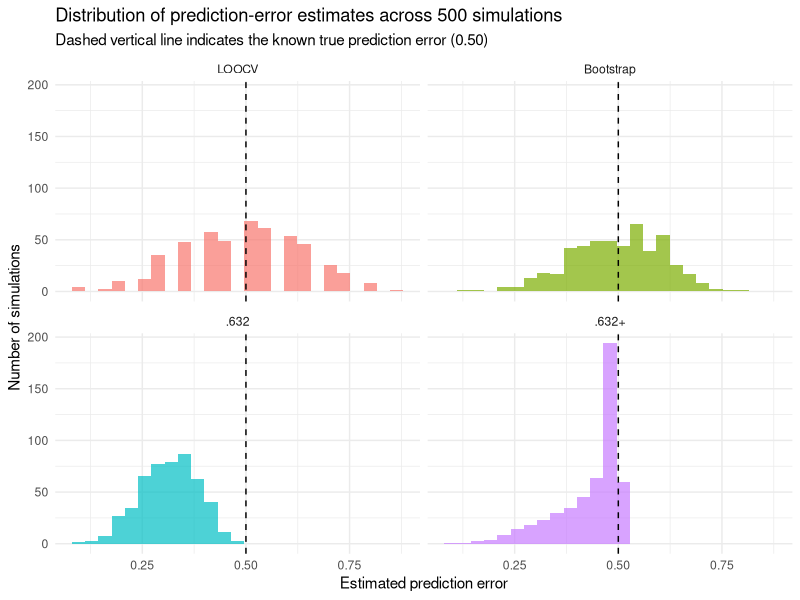

The R script that drew this image:
## ---- chunk 1
set.seed(632) # Makes the bootstrap samples reproducible

original <- 1:5 # Original dataset

bootstrap_1 <- sample(original, size = 5, replace = TRUE)
bootstrap_2 <- sample(original, size = 5, replace = TRUE)
bootstrap_3 <- sample(original, size = 5, replace = TRUE)

bootstrap_table <- data.frame(
  Sample = c("Bootstrap 1", "Bootstrap 2", "Bootstrap 3"),
  Draw_1 = c(bootstrap_1[1], bootstrap_2[1], bootstrap_3[1]),
  Draw_2 = c(bootstrap_1[2], bootstrap_2[2], bootstrap_3[2]),
  Draw_3 = c(bootstrap_1[3], bootstrap_2[3], bootstrap_3[3]),
  Draw_4 = c(bootstrap_1[4], bootstrap_2[4], bootstrap_3[4]),
  Draw_5 = c(bootstrap_1[5], bootstrap_2[5], bootstrap_3[5]),
  Omitted = c(
    paste(setdiff(original, bootstrap_1), collapse = ", "),
    paste(setdiff(original, bootstrap_2), collapse = ", "),
    paste(setdiff(original, bootstrap_3), collapse = ", ")
  )
)

knitr::kable(
  bootstrap_table,
  align = "c",
  caption = "Example of bootstrap resampling with replacement"
)

## ---- chunk 2
predict_1nn <- function(train_x, train_y, test_x) {
  # Creates a function for making predictions with 1-nearest-neighbor.
  # train_x = predictor values for the training observations.
  # train_y = known class labels for the training observations.
  # test_x  = predictor values for observations to be predicted.

  train_x <- as.matrix(train_x)
  # Converts the training predictors to a numeric matrix.

  test_x <- as.matrix(test_x)
  # Converts the test predictors to the same matrix format.

  apply(test_x, 1, function(x0) {
    # Runs the following calculations separately for every row of test_x.
    # x0 represents the predictor values for one test observation.

    differences <- sweep(
      train_x,
      2,
      x0,
      FUN = "-"
    )
    # Subtracts the predictor values of x0 from every training observation.

    squared_differences <- differences^2
    # Squares each predictor difference.

    distances_squared <- rowSums(
      squared_differences
    )
    # Adds the squared differences across predictors for each training
    # observation, producing squared Euclidean distance:
    #
    # d_j^2 = sum_m (x_jm - x_0m)^2

    nearest <- which.min(
      distances_squared
    )
    # Finds the index of the training observation with the smallest distance.

    prediction <- train_y[nearest]
    # Assigns the class label of the nearest training observation.

    prediction
    # Returns the predicted class.
  })
}


run_one_simulation <- function(n = 20, B = 50) {
  # Runs the complete prediction-error experiment on one simulated dataset.
  # n = number of observations.
  # B = number of bootstrap replications.


  # --------------------------------------------------
  # 1. Generate a no-information dataset
  # --------------------------------------------------

  X <- matrix(
    rnorm(n * 2),
    nrow = n,
    ncol = 2
  )
  # Generates n observations for two independent standard-normal predictors.

  y <- rbinom(
    n,
    size = 1,
    prob = 0.50
  )
  # Generates a binary outcome with equal probability of 0 and 1.
  # y is generated independently of X, so there is no predictive signal.


  # --------------------------------------------------
  # 2. Calculate apparent training error
  # --------------------------------------------------

  training_predictions <- predict_1nn(
    train_x = X,
    train_y = y,
    test_x = X
  )
  # Fits/evaluates 1-NN using the same observations for training and testing.

  apparent_error <- mean(
    training_predictions != y
  )
  # Calculates the proportion of training observations classified incorrectly.


  # --------------------------------------------------
  # 3. Calculate leave-one-out cross-validation error
  # --------------------------------------------------

  loo_predictions <- sapply(
    1:n,
    function(i) {

      predict_1nn(
        train_x = X[-i, , drop = FALSE],
        train_y = y[-i],
        test_x = X[i, , drop = FALSE]
      )
      # Removes observation i from the training dataset
      # and then predicts the omitted observation.
    }
  )
  # Repeats the leave-one-out prediction for every observation.

  loocv_error <- mean(
    loo_predictions != y
  )
  # Calculates the proportion of LOOCV predictions that are incorrect.


  # --------------------------------------------------
  # 4. Calculate leave-one-out bootstrap error
  # --------------------------------------------------

  error_sum <- numeric(n)
  # Creates one running error total for each original observation.

  omitted_count <- numeric(n)
  # Counts how many bootstrap samples omit each original observation.

  for (b in 1:B) {
    # Repeats the bootstrap procedure B times.

    bootstrap_index <- sample(
      1:n,
      size = n,
      replace = TRUE
    )
    # Draws n observations from the original dataset with replacement.

    omitted <- setdiff(
      1:n,
      unique(bootstrap_index)
    )
    # Identifies original observations not selected in this bootstrap sample.

    if (length(omitted) > 0) {
      # Continues only when at least one observation was omitted.

      bootstrap_predictions <- predict_1nn(
        train_x = X[bootstrap_index, , drop = FALSE],
        train_y = y[bootstrap_index],
        test_x = X[omitted, , drop = FALSE]
      )
      # Fits 1-NN using the bootstrap sample and predicts the omitted observations.

      bootstrap_errors <- as.numeric(
        bootstrap_predictions != y[omitted]
      )
      # Records 1 for an incorrect prediction and 0 for a correct prediction.

      error_sum[omitted] <-
        error_sum[omitted] + bootstrap_errors
      # Adds the errors to the running total for each omitted observation.

      omitted_count[omitted] <-
        omitted_count[omitted] + 1
      # Records that each omitted observation received another test prediction.
    }
  }

  observation_errors <- ifelse(
    omitted_count > 0,
    error_sum / omitted_count,
    NA_real_
  )
  # For each observation, calculates its average prediction error across
  # bootstrap samples in which it was omitted.

  bootstrap_error <- mean(
    observation_errors,
    na.rm = TRUE
  )
  # Averages the observation-specific errors to obtain Err^(1).


  # --------------------------------------------------
  # 5. Calculate the original .632 estimator
  # --------------------------------------------------

  error_632 <-
    0.368 * apparent_error +
    0.632 * bootstrap_error
  # Combines the apparent training error and leave-one-out bootstrap error.


  # --------------------------------------------------
  # 6. Calculate the .632+ estimator
  # --------------------------------------------------

  p1 <- mean(y == 1)
  # Calculates the observed proportion belonging to class 1.
  
  gamma <- 2 * p1 * (1 - p1)
  # Estimates the no-information error rate for binary 1-NN.
  
  bootstrap_adjusted <- min(
    bootstrap_error,
    gamma
  )
  # The paper caps the leave-one-out bootstrap error at the
  # estimated no-information error when calculating .632+.
  
  if (
    bootstrap_error > apparent_error &&
    gamma > apparent_error
  ) {
  
    R <- (
      bootstrap_adjusted - apparent_error
    ) / (
      gamma - apparent_error
    )
    # Calculates the relative overfitting rate using the
    # adjusted bootstrap error.
  
  } else {
  
    R <- 0
    # If the bootstrap error does not exceed the apparent error,
    # there is no evidence of relative overfitting.
  }
  
  w <-
    0.632 /
    (1 - 0.368 * R)
  # Converts the relative overfitting rate into the adaptive weight.
  
  error_632plus <-
    (1 - w) * apparent_error +
    w * bootstrap_adjusted
  # Calculates .632+ using the adjusted bootstrap error.


  # --------------------------------------------------
  # 7. Return the results from this simulated dataset
  # --------------------------------------------------

  c(
    Apparent = apparent_error,
    LOOCV = loocv_error,
    Bootstrap = bootstrap_error,
    Err632 = error_632,
    Gamma = gamma,
    R = R,
    Weight = w,
    Err632plus = error_632plus
  )
  # Returns all quantities needed for the later comparison.
}
## ---- chunk 3
set.seed(2026)

one_simulation <- run_one_simulation()

one_simulation_table <- data.frame(
  Quantity = c(
    "Apparent training error",
    "LOOCV error",
    "Leave-one-out bootstrap error",
    ".632 error",
    "No-information error (gamma)",
    "Relative overfitting rate (R)",
    ".632+ weight (w)",
    ".632+ error"
  ),
  Value = round(
    one_simulation[
      c(
        "Apparent",
        "LOOCV",
        "Bootstrap",
        "Err632",
        "Gamma",
        "R",
        "Weight",
        "Err632plus"
      )
    ],
    3
  )
)

knitr::kable(
  one_simulation_table,
  row.names = FALSE,
  caption = "Prediction-error estimates from one simulated no-information dataset"
)
## ---- chunk 4
set.seed(2026)
# Ensures that the complete repeated simulation can be reproduced.

sim_results <- replicate(
  500,
  run_one_simulation()
)
# Runs the entire procedure defined in run_one_simulation()
# on 500 independently generated datasets.
#
# Each repetition generates a new dataset and returns:
# apparent error, LOOCV error, bootstrap error, .632 error,
# gamma, R, the .632+ weight, and the .632+ error.

sim_results <- as.data.frame(
  t(sim_results)
)
# replicate() initially stores each simulation as a column.
# t() transposes the results so that:
#
# each row = one simulated dataset
# each column = one calculated quantity
#
# as.data.frame() converts the result into a data frame
# for easier analysis in the next phase.
## ---- chunk 5
true_error <- 0.50
# Known population prediction error in the no-information problem.

methods <- c(
  "LOOCV",
  "Bootstrap",
  "Err632",
  "Err632plus"
)
# Selects the four prediction-error estimators to compare.

summary_table <- data.frame(
  Method = c(
    "LOOCV",
    "Bootstrap",
    ".632",
    ".632+"
  ),

  Exp = sapply(
    sim_results[methods],
    mean
  ),
  # Calculates the average estimate across the 500 simulations.

  Bias = sapply(
    sim_results[methods],
    function(x) mean(x) - true_error
  ),
  # Calculates systematic over- or underestimation
  # relative to the true error of 0.50.

  SD = sapply(
    sim_results[methods],
    sd
  ),
  # Calculates variability across the 500 simulated datasets.

  RMS = sapply(
    sim_results[methods],
    function(x) {
      sqrt(
        mean(
          (x - true_error)^2
        )
      )
    }
  )
  # Calculates overall estimation error relative to the truth.
)

summary_table[, 2:5] <- round(
  summary_table[, 2:5],
  3
)
# Rounds the numerical results to three decimal places.

knitr::kable(
  summary_table,
  row.names = FALSE,
  caption = "Performance of prediction-error estimators across 500 simulated datasets"
)
## ---- chunk 6
library(ggplot2)

plot_data <- stack(
  sim_results[
    c(
      "LOOCV",
      "Bootstrap",
      "Err632",
      "Err632plus"
    )
  ]
)

names(plot_data) <- c(
  "Estimate",
  "Method"
)

plot_data$Method <- factor(
  plot_data$Method,
  levels = c(
    "LOOCV",
    "Bootstrap",
    "Err632",
    "Err632plus"
  ),
  labels = c(
    "LOOCV",
    "Bootstrap",
    ".632",
    ".632+"
  )
)

ggplot(
  plot_data,
  aes(
    x = Estimate,
    fill = Method
  )
) +
  geom_histogram(
    bins = 25,
    alpha = 0.7,
    show.legend = FALSE
  ) +
  geom_vline(
    xintercept = 0.50,
    linetype = "dashed"
  ) +
  facet_wrap(
    ~ Method,
    ncol = 2
  ) +
  labs(
    x = "Estimated prediction error",
    y = "Number of simulations",
    title = "Distribution of prediction-error estimates across 500 simulations",
    subtitle = "Dashed vertical line indicates the known true prediction error (0.50)"
  ) +
  theme_minimal()
